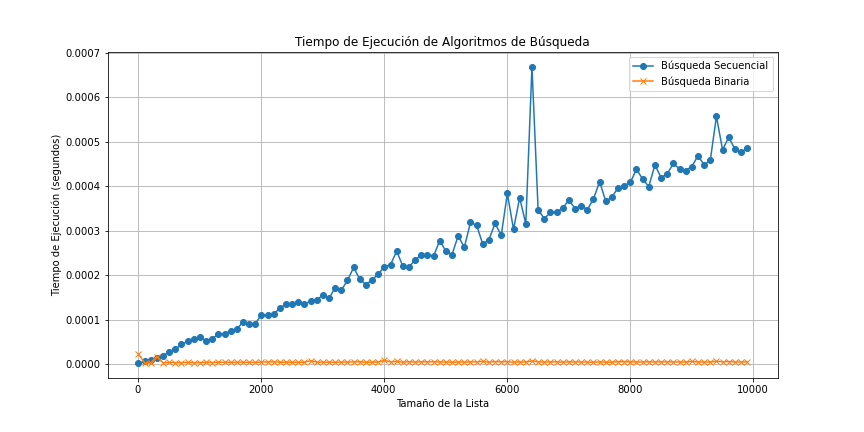

Write the Python code that produced this figure.
import random
import time
import pandas as pd
import matplotlib.pyplot as plt
import logging
random.seed(0)  # Establece la semilla para la reproducibilidad


# Configuración del logging
logging.basicConfig(level=logging.INFO, format='%(asctime)s - %(levelname)s - %(message)s')

# Búsqueda Secuencial
def busqueda_secuencial(lista, objetivo):
    for i, elemento in enumerate(lista):
        if elemento == objetivo:
            return i
    return -1

# Búsqueda Binaria
def busqueda_binaria(lista, objetivo):
    izquierda, derecha = 0, len(lista) - 1
    while izquierda <= derecha:
        medio = (izquierda + derecha) // 2
        elemento_medio = lista[medio]
        if elemento_medio == objetivo:
            return medio
        elif objetivo < elemento_medio:
            derecha = medio - 1
        else:
            izquierda = medio + 1
    return -1

# Medir tiempos de ejecución
resultados = {'tamanio': [], 'secuencial': [], 'binaria': []}
tamanos = range(10, 10001, 100)

for tamano in tamanos:
    lista_numeros = sorted([random.randint(1, 10000) for _ in range(tamano)])  # Lista ordenada para búsqueda binaria
    objetivo = 0

    logging.info(f'Procesando lista de tamaño: {tamano}')

    # Medir tiempo de búsqueda secuencial
    logging.info('Comenzando búsqueda secuencial...')
    inicio = time.perf_counter()
    busqueda_secuencial(lista_numeros, objetivo)
    fin = time.perf_counter()
    resultados['secuencial'].append(fin - inicio)
    logging.info(f'Búsqueda secuencial completada en {fin - inicio} segundos.')

    # Medir tiempo de búsqueda binaria
    logging.info('Comenzando búsqueda binaria...')
    inicio = time.perf_counter()
    busqueda_binaria(lista_numeros, objetivo)
    fin = time.perf_counter()
    resultados['binaria'].append(fin - inicio)
    logging.info(f'Búsqueda binaria completada en {fin - inicio} segundos.')

    resultados['tamanio'].append(tamano)

# Crear un DataFrame para los resultados
df = pd.DataFrame(resultados)

# Graficar resultados
plt.figure(figsize=(12, 6))
plt.plot(df['tamanio'], df['secuencial'], label='Búsqueda Secuencial', marker='o')
plt.plot(df['tamanio'], df['binaria'], label='Búsqueda Binaria', marker='x')
plt.xlabel('Tamaño de la Lista')
plt.ylabel('Tiempo de Ejecución (segundos)')
plt.title('Tiempo de Ejecución de Algoritmos de Búsqueda')
plt.legend()
plt.grid(True)
plt.savefig('busquedas.png')
